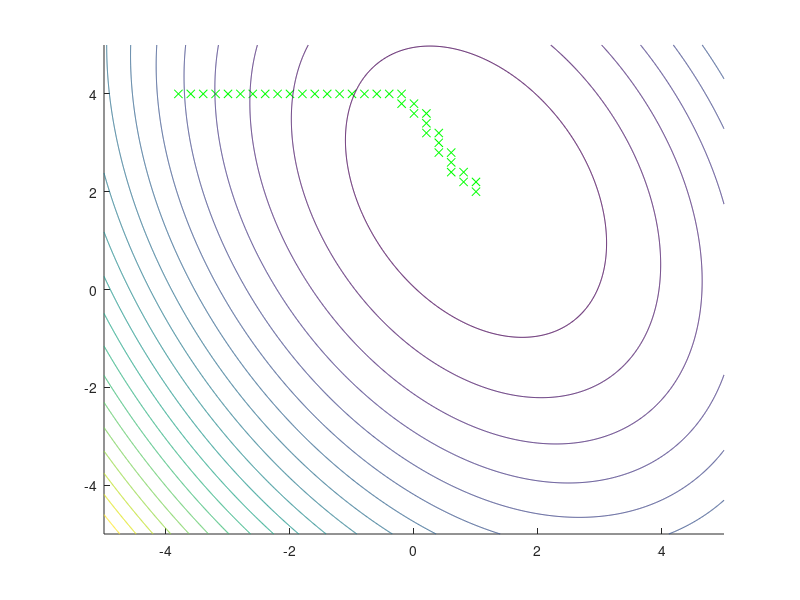

The MATLAB source for this figure:
    clear all
    funkcja =@(x,y) (2.*(x.^2)) + (y.^2) + (x.*y) - (6.*x) - (5.*y) + 8; epsilon = 0.2;
    xstartowy = -4;
    ystartowy = 4;
%Metoda spadku, tworzymy tabele z fukcjami, znajdujemy najmniejsza i
%przechodzimy do niej itd. dopoki nie znajdziemy naszego minimum algorytm
%sie nie zatrzyma.
wybor = 2;
iteracja = 0;
x = (-5:0.01:5);
y = (-5:0.01:5);
hold on;
[xsiatka, ysiatka] = meshgrid(x, y);
meszgryd = funkcja(xsiatka,ysiatka);
while  ( wybor ~= 1 )
    tabelazwyborami = [ 
        funkcja(xstartowy,ystartowy) 
        funkcja(xstartowy+epsilon, ystartowy) 
        funkcja(xstartowy-epsilon, ystartowy) 
        funkcja(xstartowy, ystartowy+epsilon) 
        funkcja(xstartowy, ystartowy-epsilon) ];
    [minfunkcja, wybor] = min(tabelazwyborami);
    iteracja=iteracja+1;
        if ( wybor == 2 )
    xstartowy = xstartowy + epsilon; 
    plot(xstartowy, ystartowy, 'gx');
        end
        if ( wybor == 3 )
    xstartowy = xstartowy - epsilon;
    plot(xstartowy, ystartowy, 'gx');
        end
        if ( wybor == 4 )
    ystartowy = ystartowy + epsilon;
    plot(xstartowy, ystartowy, 'gx');
        end
        if ( wybor == 5 )
    ystartowy = ystartowy - epsilon;
    plot(xstartowy, ystartowy, 'gx');
        end
end

contour(x, y, meszgryd,20)
iteracja
xstartowy
ystartowy

